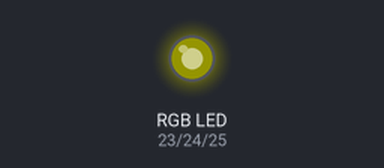
Simulated run of this program. Board: Raspberry Pi (BCM pin numbers). Shown: an RGB LED mixed from three pins (HIGH = lit). Dim RGB values are drawn brighter than linear.

Above: at 0.1 s.
At 27.4 s:
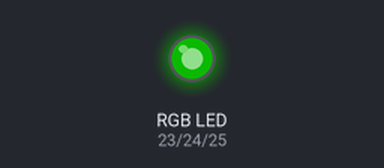
Timing chart, 0 to 40.0 s (numbered marks = the images above):
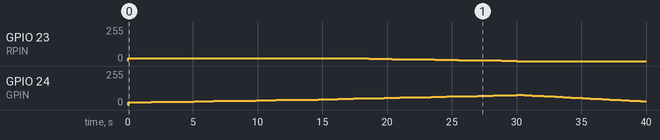

Measured:
- by itself, GPIO 23 (RPIN): rises from 0/255 to 22/255 in 15.0 s, then falls to 0/255 in 15.0 s
- by itself, GPIO 24 (GPIN): rises from 0/255 to 77/255 in 30.0 s, then falls to 28/255 in 9.6 s

The program:

transition_led_rgb.py
```python
import RPi.GPIO as GPIO
import time

# setup
RPIN = 23
GPIN = 24
BPIN = 25
FREQ = 100
GPIO.setwarnings(False)
GPIO.setmode(GPIO.BCM)
GPIO.setup(RPIN, GPIO.OUT)
GPIO.setup(GPIN, GPIO.OUT)
GPIO.setup(BPIN, GPIO.OUT)
RED = GPIO.PWM(RPIN, FREQ)
RED.start(0)
GREEN = GPIO.PWM(GPIN, FREQ)
GREEN.start(0)
BLUE = GPIO.PWM(BPIN, FREQ)
BLUE.start(0)


class Color:
    def __init__(self, r, g, b, a=100):
        self.r = r
        self.g = g
        self.b = b
        self.a = a

    def get_centimal_vals(self):
        return (self.a * self.r / 255,
                self.a * self.g / 255,
                self.a * self.b / 255
                )


def show_color(col):
    r, g, b = col.get_centimal_vals()
    show_rgb(r, g, b)


def show_rgb(r, g, b):
    RED.ChangeDutyCycle(r)
    GREEN.ChangeDutyCycle(g)
    RED.ChangeDutyCycle(b)


def transition(start_col, end_col, steps):
    old_r, old_g, old_b = start_col.get_centimal_vals()
    new_r, new_g, new_b = end_col.get_centimal_vals()

    rstep = (new_r - old_r) / steps
    gstep = (new_g - old_g) / steps
    bstep = (new_b - old_b) / steps

    show_color(start_col)

    for s in range(steps):
        curr_r = old_r + int(rstep*s)
        curr_g = old_g + int(gstep*s)
        curr_b = old_b + int(bstep*s)
        show_rgb(curr_r, curr_g, curr_b)
        time.sleep(0.3)


def sunrise_sequence():
    morning_blue = Color(153, 204, 204, 10)
    sand_yellow = Color(239, 221, 111, 20)
    orange = Color(255, 153, 0, 50)
    red = Color(255, 0, 0, 80)
    white = Color(255, 255, 255, 100)

    transition(morning_blue, sand_yellow, 50)
    transition(sand_yellow, orange, 50)
    transition(orange, red, 50)
    transition(red, white, 50)


if __name__ == '__main__':
    sunrise_sequence()
```
